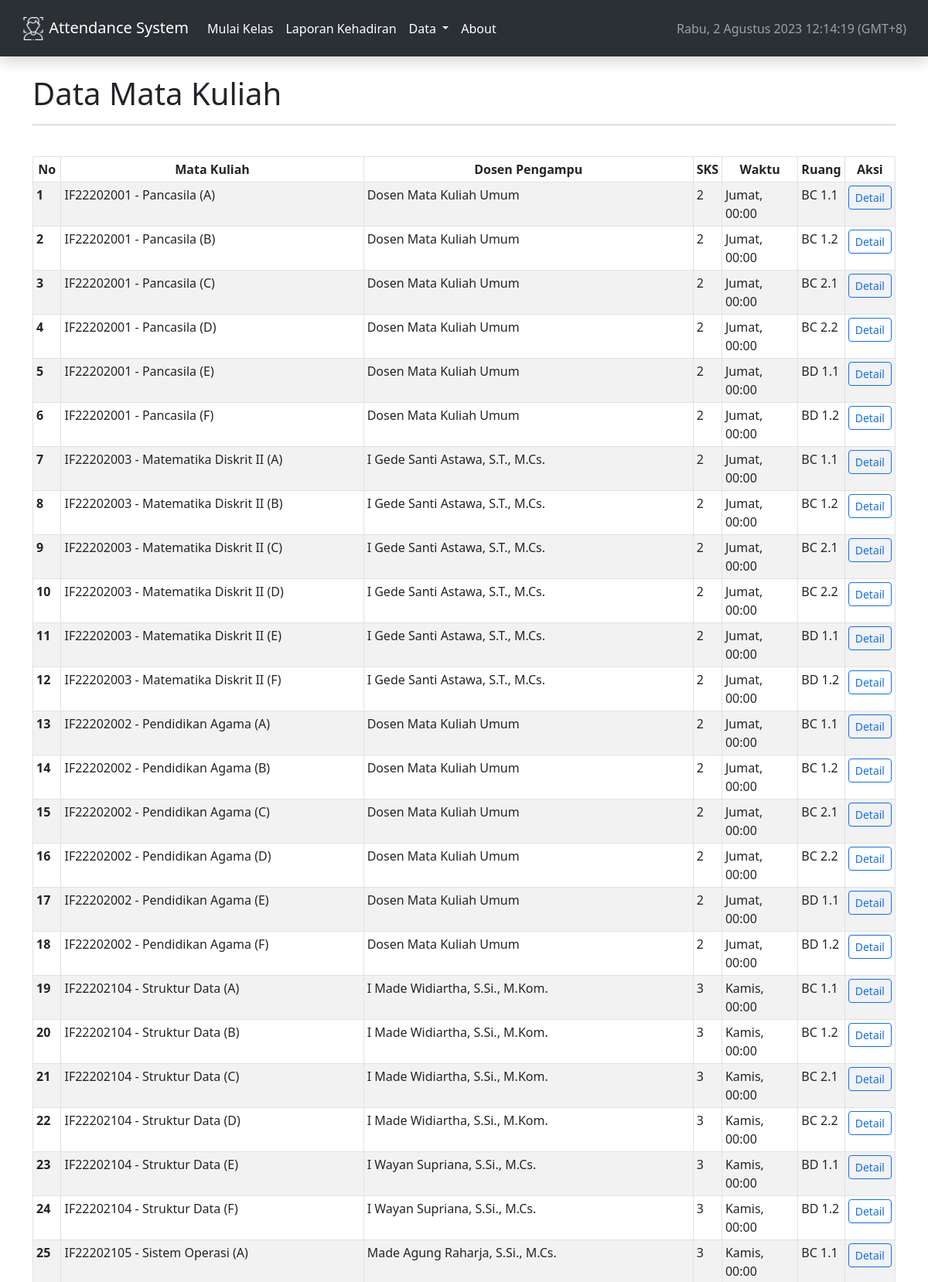
Screenshot of /matakuliah (upper part) with the database file from the repository.
### sistempresensi/models.py (models this page shows, shortened)
class Matkul(db.Model):
    id = db.Column(db.Integer, primary_key=True)
    kode_matkul_group = db.Column(db.String(), unique=True, nullable=False)
    tahun_ajaran = db.Column(db.Integer, nullable=False)
    semester = db.Column(db.Integer, nullable=False)
    kode_matkul = db.Column(db.String(), nullable=False)
    group = db.Column(db.String(), nullable=False, default='A')
    nama_matkul = db.Column(db.String(), nullable=False)
    sks = db.Column(db.Integer, nullable=False)
    dosen = db.Column(db.BigInteger, db.ForeignKey('dosen.nip'), nullable=False)
    hari = db.Column(db.Integer)    # number of weekdays
    jam = db.Column(db.Time())
    ruang = db.Column(db.String)
    total_pertemuan = db.Column(db.Integer, nullable=False, default=0)
    created_at = db.Column(db.DateTime(timezone=True), nullable=False, server_default=func.now())
    data_dosen = db.relationship('Dosen', lazy=True)

class Dosen(db.Model):
    id = db.Column(db.Integer, primary_key=True)
    nip = db.Column(db.BigInteger, unique=True, nullable=False)
    nama = db.Column(db.String, nullable=False)
    email = db.Column(db.String)
    telp = db.Column(db.BigInteger)
    foto_path = db.Column(db.String, default="nophotoprofile.jpeg")
    created_at = db.Column(db.DateTime, nullable=False, server_default=func.now())

### sistempresensi/routes.py (the view)
@app.route("/matakuliah")
def matakuliah():
    datas = Matkul.query.filter(Matkul.tahun_ajaran == gvar['tahun_ajaran'], Matkul.semester == gvar["semester"]).all()
    return render_template('matakuliah.html', datas=datas, namahari=gvar['hari'], Dosen=Dosen, title="Mata Kuliah")

### sistempresensi/templates/matakuliah.html
{% extends "base.html" %}
{% block content %}
<h1>Data Mata Kuliah</h1>
<hr><br>
<div class="table-responsive">
    <table class="table table-bordered table-sm table-hover table-striped">
        <thead>
        <tr class="text-center">
            <th scope="col">No</th>
            <th scope="col">Mata Kuliah</th>
            <th scope="col">Dosen Pengampu</th>
            <th scope="col">SKS</th>
            <th scope="col">Waktu</th>
            <th scope="col">Ruang</th>
            <th scope="col">Aksi</th>
        </tr>
        </thead>
        <tbody>
        {% for data in datas %}
        <tr>
            <th scope="row">{{ loop.index }}</th>
            <td>{{ data.kode_matkul }} - {{ data.nama_matkul }} ({{ data.group }})</td>
            <td>{{ Dosen.query.filter_by(nip=data.dosen).first().nama }}</td>
            <td>{{ data.sks }}</td>
            <td>{{ namahari[data.hari]}}, {{data.jam.strftime("%H:%M")}}</td>
            <td>{{ data.ruang }}</td>
            <td><a href="matakuliah/{{data.kode_matkul_group}}" class="btn btn-sm btn-outline-primary" role="button"
                   aria-pressed="true">Detail</a></td>
        </tr>
        {% endfor %}
        </tbody>
    </table>
</div>
{% endblock content %}

### rows the page displays
Matkul: kode_matkul "IF22202001", nama_matkul "Pancasila", group "A", query.filter_by "Dosen Mata Kuliah Umum", sks "2", hari "Jumat", jam "00:00", ruang "BC 1.1"
Matkul: kode_matkul "IF22202001", nama_matkul "Pancasila", group "B", query.filter_by "Dosen Mata Kuliah Umum", sks "2", hari "Jumat", jam "00:00", ruang "BC 1.2"
Matkul: kode_matkul "IF22202001", nama_matkul "Pancasila", group "C", query.filter_by "Dosen Mata Kuliah Umum", sks "2", hari "Jumat", jam "00:00", ruang "BC 2.1"
Matkul: kode_matkul "IF22202001", nama_matkul "Pancasila", group "D", query.filter_by "Dosen Mata Kuliah Umum", sks "2", hari "Jumat", jam "00:00", ruang "BC 2.2"
Matkul: kode_matkul "IF22202001", nama_matkul "Pancasila", group "E", query.filter_by "Dosen Mata Kuliah Umum", sks "2", hari "Jumat", jam "00:00", ruang "BD 1.1"
Matkul: kode_matkul "IF22202001", nama_matkul "Pancasila", group "F", query.filter_by "Dosen Mata Kuliah Umum", sks "2", hari "Jumat", jam "00:00", ruang "BD 1.2"
Matkul: kode_matkul "IF22202003", nama_matkul "Matematika Diskrit II", group "A", query.filter_by "I Gede Santi Astawa, S.T., M.Cs.", sks "2", hari "Jumat", jam "00:00", ruang "BC 1.1"
Matkul: kode_matkul "IF22202003", nama_matkul "Matematika Diskrit II", group "B", query.filter_by "I Gede Santi Astawa, S.T., M.Cs.", sks "2", hari "Jumat", jam "00:00", ruang "BC 1.2"
Matkul: kode_matkul "IF22202003", nama_matkul "Matematika Diskrit II", group "C", query.filter_by "I Gede Santi Astawa, S.T., M.Cs.", sks "2", hari "Jumat", jam "00:00", ruang "BC 2.1"
Matkul: kode_matkul "IF22202003", nama_matkul "Matematika Diskrit II", group "D", query.filter_by "I Gede Santi Astawa, S.T., M.Cs.", sks "2", hari "Jumat", jam "00:00", ruang "BC 2.2"
Matkul: kode_matkul "IF22202003", nama_matkul "Matematika Diskrit II", group "E", query.filter_by "I Gede Santi Astawa, S.T., M.Cs.", sks "2", hari "Jumat", jam "00:00", ruang "BD 1.1"
Matkul: kode_matkul "IF22202003", nama_matkul "Matematika Diskrit II", group "F", query.filter_by "I Gede Santi Astawa, S.T., M.Cs.", sks "2", hari "Jumat", jam "00:00", ruang "BD 1.2"
Matkul: kode_matkul "IF22202002", nama_matkul "Pendidikan Agama", group "A", query.filter_by "Dosen Mata Kuliah Umum", sks "2", hari "Jumat", jam "00:00", ruang "BC 1.1"
Matkul: kode_matkul "IF22202002", nama_matkul "Pendidikan Agama", group "B", query.filter_by "Dosen Mata Kuliah Umum", sks "2", hari "Jumat", jam "00:00", ruang "BC 1.2"
Matkul: kode_matkul "IF22202002", nama_matkul "Pendidikan Agama", group "C", query.filter_by "Dosen Mata Kuliah Umum", sks "2", hari "Jumat", jam "00:00", ruang "BC 2.1"
Matkul: kode_matkul "IF22202002", nama_matkul "Pendidikan Agama", group "D", query.filter_by "Dosen Mata Kuliah Umum", sks "2", hari "Jumat", jam "00:00", ruang "BC 2.2"
Matkul: kode_matkul "IF22202002", nama_matkul "Pendidikan Agama", group "E", query.filter_by "Dosen Mata Kuliah Umum", sks "2", hari "Jumat", jam "00:00", ruang "BD 1.1"
Matkul: kode_matkul "IF22202002", nama_matkul "Pendidikan Agama", group "F", query.filter_by "Dosen Mata Kuliah Umum", sks "2", hari "Jumat", jam "00:00", ruang "BD 1.2"
Matkul: kode_matkul "IF22202104", nama_matkul "Struktur Data", group "A", query.filter_by "I Made Widiartha, S.Si., M.Kom.", sks "3", hari "Kamis", jam "00:00", ruang "BC 1.1"
Matkul: kode_matkul "IF22202104", nama_matkul "Struktur Data", group "B", query.filter_by "I Made Widiartha, S.Si., M.Kom.", sks "3", hari "Kamis", jam "00:00", ruang "BC 1.2"
Matkul: kode_matkul "IF22202104", nama_matkul "Struktur Data", group "C", query.filter_by "I Made Widiartha, S.Si., M.Kom.", sks "3", hari "Kamis", jam "00:00", ruang "BC 2.1"
Matkul: kode_matkul "IF22202104", nama_matkul "Struktur Data", group "D", query.filter_by "I Made Widiartha, S.Si., M.Kom.", sks "3", hari "Kamis", jam "00:00", ruang "BC 2.2"
Matkul: kode_matkul "IF22202104", nama_matkul "Struktur Data", group "E", query.filter_by "I Wayan Supriana, S.Si., M.Cs.", sks "3", hari "Kamis", jam "00:00", ruang "BD 1.1"
Matkul: kode_matkul "IF22202104", nama_matkul "Struktur Data", group "F", query.filter_by "I Wayan Supriana, S.Si., M.Cs.", sks "3", hari "Kamis", jam "00:00", ruang "BD 1.2"
Matkul: kode_matkul "IF22202105", nama_matkul "Sistem Operasi", group "A", query.filter_by "Made Agung Raharja, S.Si., M.Cs.", sks "3", hari "Kamis", jam "00:00", ruang "BC 1.1"
